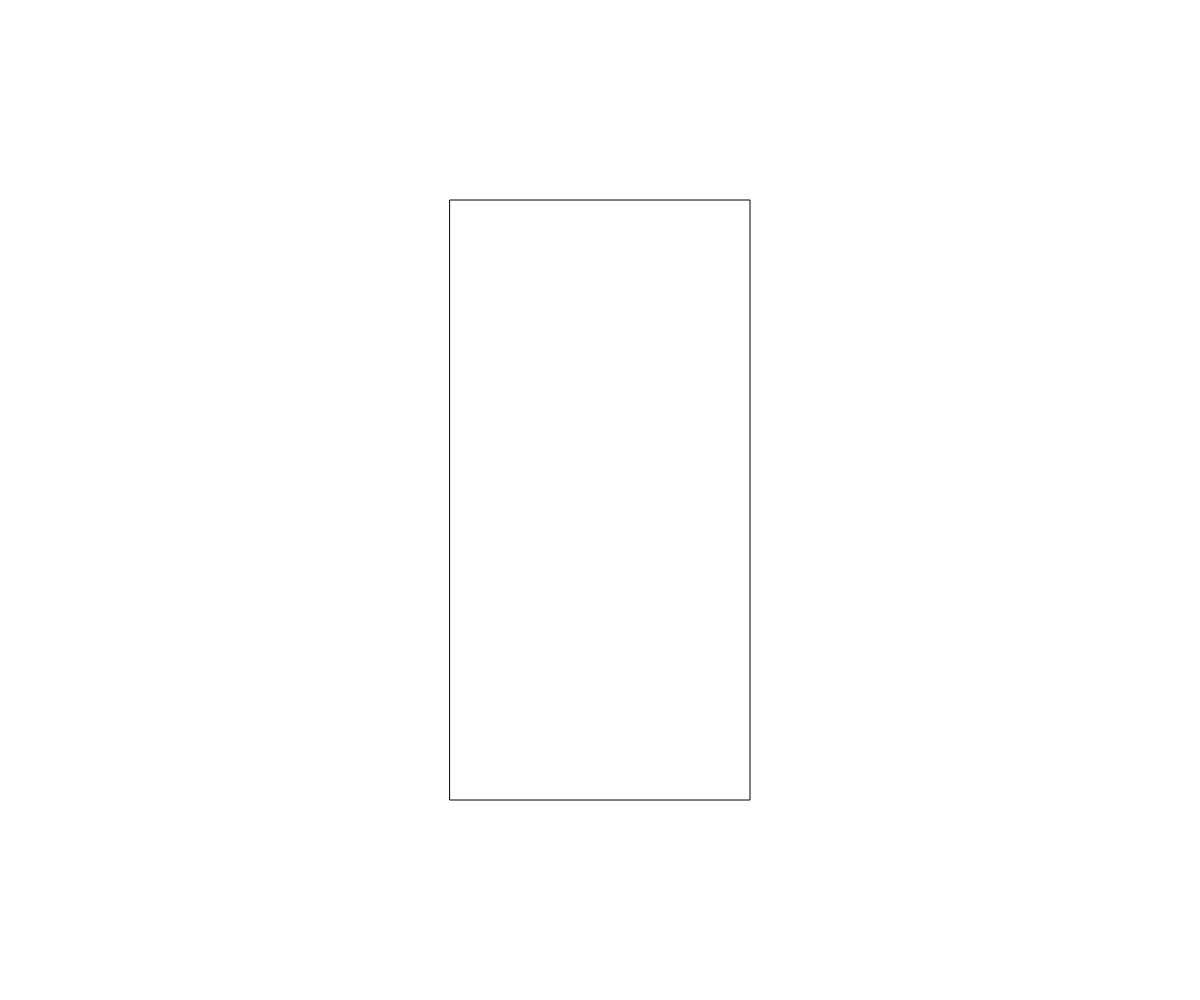
Frame 1 (no input)
Frame 60 (no input): identical to frame 1, image omitted
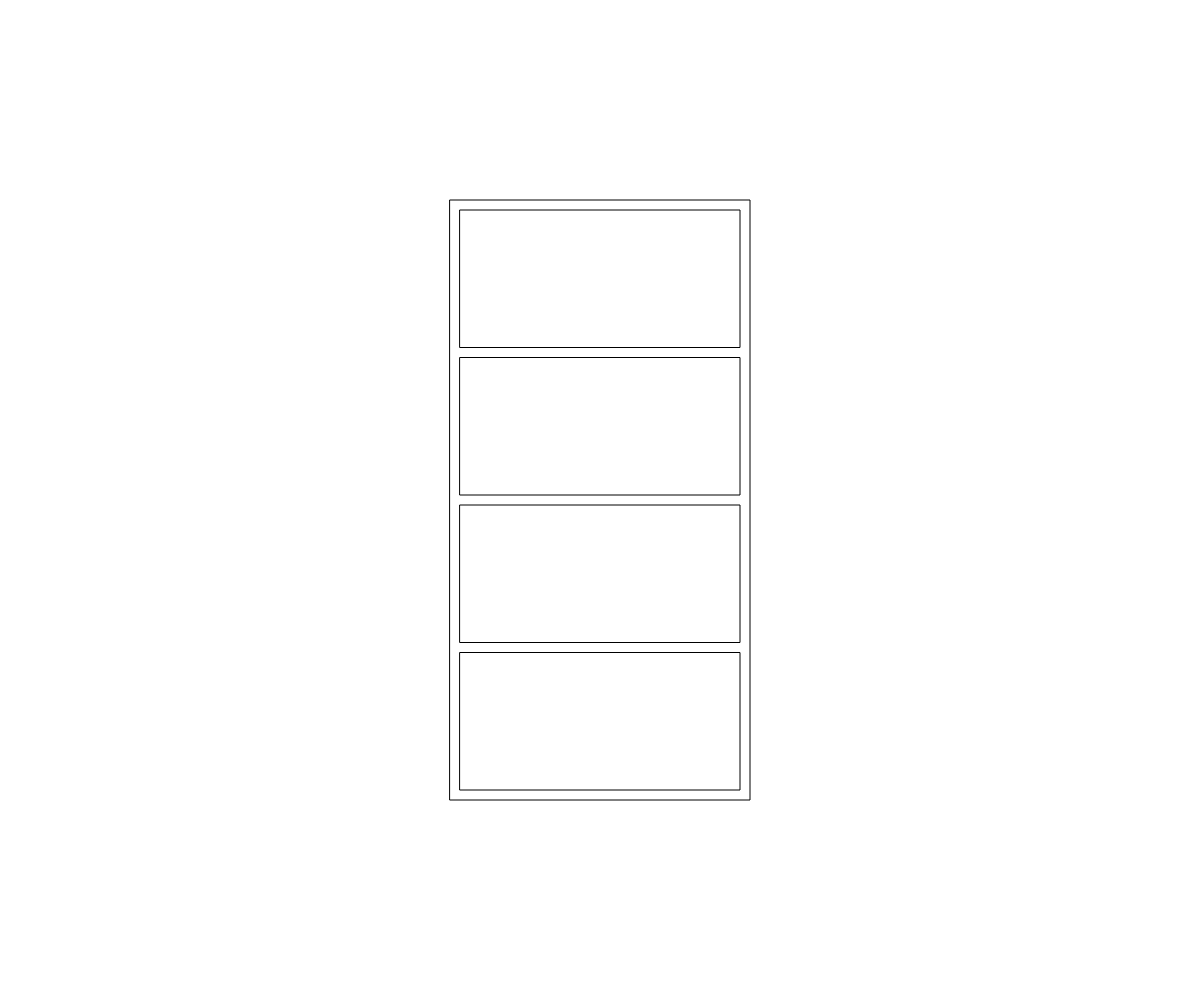
Frame 120 (the mouse pressed at the canvas centre since frame 60)

The p5.js sketch that drew these frames (run headless with seeded random() and noise() and a simulated clock; from frame 60 on, the mouse is pressed at the canvas centre):

// p5.js sketch
// ── sketch.js
let cells = [];

function setup(){
  createCanvas(windowWidth, windowHeight);

  let frameWidth, frameHeight;

  if(windowWidth < 400){
    frameWidth = width;
  } else {
    frameWidth = floor(windowWidth/4);
  }

  frameHeight = frameWidth * 2;

  cells.push(new Cell(width/2 - frameWidth/2, height/2 - frameHeight/2, frameWidth, frameHeight, 255));

}

function draw(){
  background(255);

  for(let c of cells){
    c.show();
  }
}

function mousePressed(){
  for(let c of cells){
    //TODO add some height limit
    if(c.alive && c.clicked() && c.h > 50){
      //divide, based on some rule
      let newCells = c.divide();
      cells.push.apply(cells, newCells);
      //cull(); 
      break; //only divide one cell per loop
    }
  }
}

function cull(){
  let aliveCells = [];
  for(let c of cells){
    if(c.alive){
      aliveCells.push(c);
    }
  }
  cells = aliveCells;
}

//cell class if its needed
class Cell {
  constructor(x, y, w, h, c) {
    this.x = x;
    this.y = y;
    this.w = w;
    this.h = h;
    this.color = c;
    this.alive = true;
    print(this);
  }

  show() {
    //display the cell, a rectangle
    fill(this.color);
    // rect(this.x, this.y, this.w, this.h);
    rect(this.x, this.y, this.w, this.h);
  }

  divide() {
    //
    let children = [];
    //TODO update for a rectangle
    //TODO add different types of division

    //horizontal divide
    let newHeight = (this.h - 10)/4; 
    for(let i = 0; i < 4; i++){
      
      children.push(new Cell(this.x + 10, this.y + i * newHeight + 10, this.w - 20, newHeight - 10 , 255));
    }
    // children.push(new Cell(this.x + this.size/2, this.y, this.size/2, randomColor()));
    // children.push(new Cell(this.x, this.y + this.size/2, this.size/2, randomColor()));
    // children.push(new Cell(this.x + this.size/2, this.y + this.size/2, this.size/2, randomColor()));

    this.alive = false;

    return children;
  }

  clicked() {
    if(mouseX > this.x && mouseX < this.x + this.w && mouseY > this.y && mouseY < this.y + this.h){
      print(this + " clicked")
      return true;
    } else {
      return false;
    }
  }
}

function randomColor(){
  let r, g, b;
  r = random(0, 255);
  g = random(0, 255);
  b = random(0, 255);

  return color(r,g,b);
}
